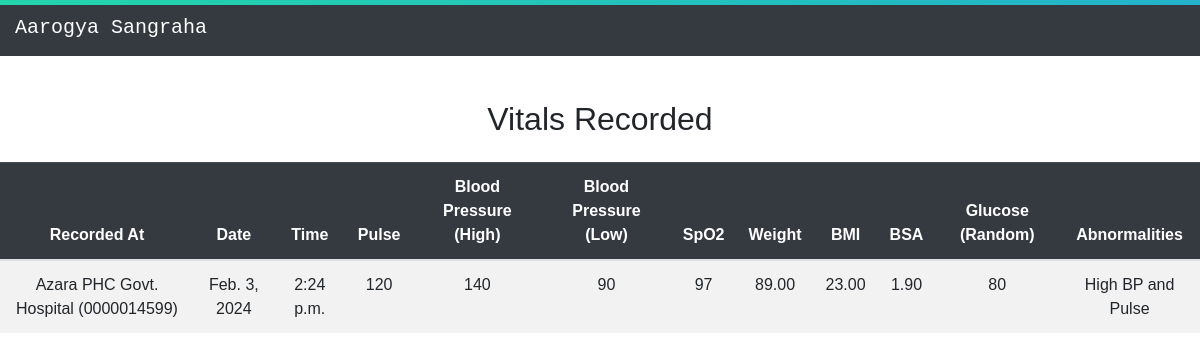
The page /treatment/vitals-list/400229655776 on the database its author committed.
### treatment/models.py (models this page shows, shortened)
class Vitals(models.Model):
    hospitalID = models.ForeignKey(Hospital, on_delete=models.SET_NULL, null=True, blank=True, to_field='hospitalID')
    aadharNo = models.ForeignKey(Patient,on_delete=models.CASCADE,to_field='aadharNo')
    date = models.DateField(auto_now_add=True)
    time = models.TimeField(auto_now_add=True)
    pulse = models.IntegerField()
    bp_High = models.IntegerField()
    bp_low = models.IntegerField()
    spO2 = models.IntegerField()
    weight = models.DecimalField(max_digits=5, decimal_places=2)
    bmi = models.DecimalField(max_digits=5, decimal_places=2)
    bsa = models.DecimalField(max_digits=5, decimal_places=2)
    glucose = models.IntegerField()
    abnormalities = models.CharField(max_length=100,default=None,null=True,blank=True)

class Hospital(models.Model):
    user=models.OneToOneField(User,on_delete=models.CASCADE)
    hospitalID = models.CharField(max_length=10,primary_key=True)
    address = models.CharField(max_length=100)
    city = models.CharField(max_length=30)
    state = models.CharField(max_length=15)
    pincode = models.CharField(max_length=6)
    status = models.CharField(max_length=20, choices=(
        ('pending', 'Pending Verification'),
        ('approved', 'Approved'),
        ('rejected', 'Rejected')
    ), default='pending')
    def __str__(self):
        return f"{self.user.first_name} {self.user.last_name} ({self.hospitalID})"

### treatment/views.py (the view)
# urls.py: path('vitals-list/<str:aadharNo>',views.vitals_list,name='vitals_list'),
def vitals_list(request, aadharNo):
    vitals = models.Vitals.objects.filter(aadharNo=aadharNo).order_by('-time')
    return render(request, 'treatment/vitals_list.html', {'vitals': vitals})

### treatment/templates/treatment/vitals_list.html (shortened to what this page needs)
{% load static %}
<!DOCTYPE html>
<html lang="en">
<head>
    <link rel="stylesheet" href="https://cdn.jsdelivr.net/npm/bootstrap@4.6.1/dist/css/bootstrap.min.css">
    <link rel="stylesheet" href="https://cdnjs.cloudflare.com/ajax/libs/font-awesome/5.10.2/css/all.css">
    <link rel="stylesheet" href="{% static 'treatment/css/vitalsList.css' %}">
    <link rel="stylesheet" href="https://cdnjs.cloudflare.com/ajax/libs/font-awesome/5.15.3/css/all.min.css">
</head>
<body>
    <div class="grad-bar"></div>
  <nav class="navbar navbar-expand-lg navbar-dark bg-dark">
    <a class="navbar-brand" href="{% url 'home' %}">Aarogya Sangraha</a>
  </nav>
        <h2 class="mb-4">Vitals Recorded</h2>
        <table class="table table-striped table-hover">
            <thead class="table-dark">
                <tr>
                    <th>Recorded At</th>
                    <th>Date</th>
                    <th>Time</th>
                    <th>Pulse</th>
                    <th>Blood Pressure (High)</th>
                    <th>Blood Pressure (Low)</th>
                    <th>SpO2</th>
                    <th>Weight</th>
                    <th>BMI</th>
                    <th>BSA</th>
                    <th>Glucose (Random)</th>
                    <th>Abnormalities</th>
                </tr>
            </thead>
            <tbody>
                {% for vital in vitals %}
                <tr>
                    <td>{{ vital.hospitalID }}</td>
                    <td>{{ vital.date }}</td>
                    <td>{{ vital.time }}</td>
                    <td>{{ vital.pulse }}</td>
                    <td>{{ vital.bp_High }}</td>
                    <td>{{ vital.bp_low }}</td>
                    <td>{{ vital.spO2 }}</td>
                    <td>{{ vital.weight }}</td>
                    <td>{{ vital.bmi }}</td>
                    <td>{{ vital.bsa }}</td>
                    <td>{{ vital.glucose }}</td>
                    <td>{{ vital.abnormalities }}</td>
                </tr>
                {% endfor %}
            </tbody>
        </table>
</html>

### treatment/static/treatment/css/vitalsList.css (style rules this page uses)
body { font-family: 'Poppins', sans-serif, Arial; text-align: center; margin: 0; padding-top: 100px; }
* { margin: 0; padding: 0; }
.navbar { font-family: "Space Mono", monospace; padding-right: 10px; padding-left: 15px; display: -webkit-box; display: -ms-flexbox; display: flex; -webkit-box-pack: justify; -ms-flex-pack: justify; justify-content: space-between; -webkit-box-align: center; -ms-flex-align: center; align-items: center; position: fixed; top: 0; width: 100%; z-index: 1000; }
.grad-bar { width: 100%; height: 5px; z-index: 1001; background: -webkit-linear-gradient(-45deg, #EE7752, #E73C7E, #23A6D5, #23D5AB); background: linear-gradient(-45deg, #EE7752, #E73C7E, #23A6D5, #23D5AB); background-size: 400% 400%; -webkit-animation: gradbar 7.5s ease infinite; -moz-animation: gradbar 7.5s ease infinite; -o-animation: gradbar 7.5s ease infinite; animation: gradbar 7.5s ease infinite; position: fixed; top: 0; }

### treatment/templates/treatment/vitals_list.html (style rules this page uses)
th,td { text-align: center; }

### rows shown on the page
Vitals: hospitalID "Azara PHC Govt. Hospital (0000014599)", date "Feb. 3, 2024", time "2:24 p.m.", pulse "120", bp_High "140", bp_low "90", spO2 "97", weight "89.00", bmi "23.00", bsa "1.90", glucose "80", abnormalities "High BP and Pulse"
